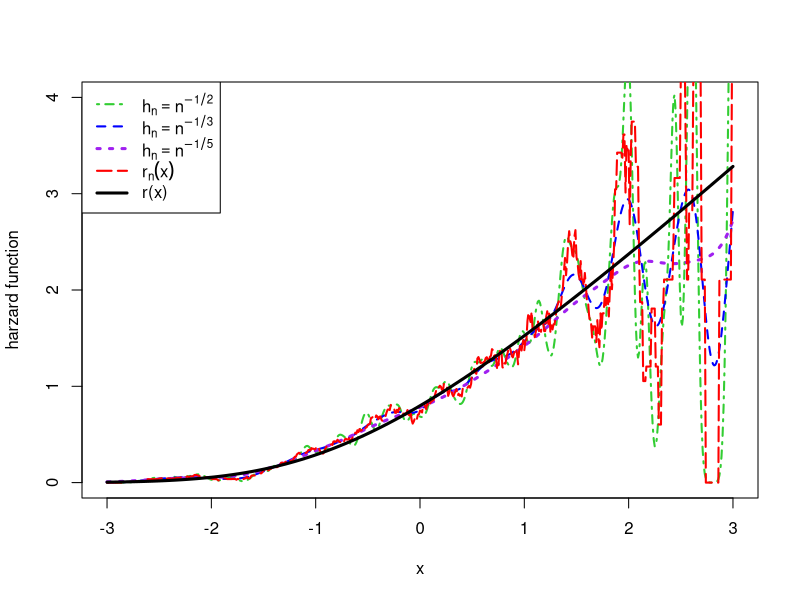

Generate this figure with R:
rm(list = ls(all = TRUE))
n = 600 # sample size
N = 1
alpha.n = 1/seq(1:n)
XN = matrix(NA,n,N)
for (j in 1:N) {
  y <- rnorm((n+1), mean = 0, sd = 1)
  x <- c()
  for (i in 1:n) {
    x[i] <- (alpha.n[i]*y[i+1] + y[i])/((1 + alpha.n[i]^2)^{1/2})
  }
  XN[,j] <- x 
}


f1 <- function(h,t,e){
  res <- mean(pnorm((t-e)/h, mean = 0, sd = 1))
  return(res)
}

f2 <- function(t,e){
  res <- sum(as.numeric(e <= t))/length(e)
}

f3 <- function(h,t,e){
  res = 1/(sqrt(2*pi)*h)*mean(exp(-(t-e)^2/(2*h^2))) 
  return(res)
}

f4 <- function(h, t, e){
  res = length(which( (t-h) < e & e<= (t+h)))/(2*length(e)*h)
}

hn <- c(n^{-1/2}, n^{-1/3}, n^{-1/5}) # bandwidth
t = seq(-3, 3, by = 0.01)
m = length(t)
Fhat = matrix(NA, m, 3)
for (l in 1:3){
  Fhat.temp = c()
  for (i in 1:m){
    Fhat.temp[i] <- f1(h=hn[l], t=t[i], e= XN[,j])
  }
  Fhat[,l] = Fhat.temp
}

Fn = matrix(NA, m, 1)
for (j in 1:N){
  Ft.temp = c()
  for (i in 1:m){
    Ft.temp[i] <- f2(t=t[i], e= XN[,j])
  }
  Fn[,j]= Ft.temp
}
# par(mar=c(1,1,1,1))   # 设置边距参数

fhat = matrix(NA, m, 3)
for (l in 1:3){
  fhat.temp = c()
  for (i in 1:m){
    fhat.temp[i] <- f3(h=hn[l], t=t[i], e= XN[,j])
  }
  fhat[,l] = fhat.temp
}
fn <- matrix(NA, m, 1)
for (j in 1:N){
  ft.temp = c()
  for (i in 1:m){
    ft.temp[i] <- f4(h=hn[2], t=t[i], e= XN[,j])
  }
  fn[,j]= ft.temp
}
# par(mar=c(1,1,1,1))  # 设置边距参数


rn <- fn[,1]/(1 - Fn[,1])
rhat <- matrix(NA, m, 3)
for (l in 1:3){
  rhat[,l] <- fhat[,l]/(1 - Fhat[,l])
}


####  plot  ####
rf <- function(t){
#  t=0
  out <- dnorm(t, mean = 0, sd = 1)/(1 - pnorm(t, mean = 0, sd = 1))
}
length(rn)
length(t)
length(fn)
length(Fn[,1])

plot(t, rhat[,1], xlab = "x", ylab = "harzard function", ylim = c(0, 4), type = "n")
lines(t, rhat[,1], lwd=2, col="limegreen",lty=4)
lines(t, rhat[,2], lwd=2, col="blue",lty=2)
lines(t, rhat[,3], lwd=3, col="purple",lty=3)
lines(t, rn, lwd=2, col="red",lty=5)
curve(rf, add = T, lwd=3, col= "black", lty=1)
legend("topleft", c(expression(h[n]==n^{-1/2}), expression(h[n]==n^{-1/3}), 
                     expression(h[n]==n^{-1/5}), expression(r[n](x)), "r(x)"), 
       col = c("limegreen","blue","purple","red","black"), lty = c(4,2,3,5,1), lwd=c(2,2,3,2,3))
